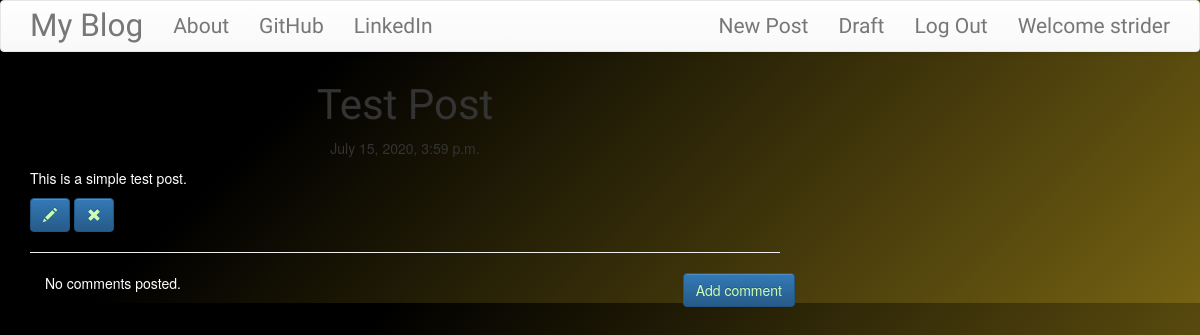
The app's page /post/1 (signed in) with its own data.
### blog/models.py (models this page shows, shortened)
class Post(models.Model):
    author = models.ForeignKey('auth.User', on_delete=models.CASCADE)
    title = models.CharField(max_length=200)
    text = models.TextField()
    created_date = models.TimeField(default=timezone.now)
    published_date = models.DateTimeField(blank=True,null=True)

### blog/views.py (the view)
# urls.py: url(r'^post/(?P<pk>\d+)$', views.PostDetailView.as_view(), name='post_detail'),
class PostDetailView(DetailView):
    model = Post

### blog/templates/blog/post_detail.html
{% extends 'blog/base.html' %}
{% block content %}
        <h1 class='posttitle loader'>{{ post.title }}</h1>
        {% if post.published_date %}
            <div class="date postdate">
                {{ post.published_date }}
            </div>
        {% else %}
            <a class="btn btn-default" href="{% url 'post_publish' pk=post.pk %}">Publish</a>
        {% endif %}
      <p class='postcontent'>{{ post.text|safe|linebreaksbr }}</p>
      {% if user.is_authenticated %}
          <a class="btn btn-primary" href="{% url 'post_edit' pk=post.pk %}"><span class="glyphicon glyphicon-pencil"></span></a>
          <a class="btn btn-primary" href="{% url 'post_remove' pk=post.pk %}"><span class="glyphicon glyphicon-remove"></span></a>
      {% endif %}
  <hr>
  <a class="btn btn-primary btn-comment" href="{% url 'add_comment_to_post' pk=post.pk %}">Add comment</a>
  <div class="container">
  {% for comment in post.comments.all %}
  <br>
      {% if user.is_authenticated or comment.approved_comment %}
              {{ comment.created_date }}
              {% if not comment.approved_comment %}
                  <a class="btn btn-default" href="{% url 'comment_remove' pk=comment.pk %}"><span class="glyphicon glyphicon-remove"></span></a>
                  <a class="btn btn-default" href="{% url 'comment_approve' pk=comment.pk %}"><span class="glyphicon glyphicon-ok"></span></a>
              {% endif %}
          <p>{{ comment.text|safe|linebreaks }}</p>
          <p>Posted by: <strong>{{ comment.author }}</strong></p>
      {% endif %}
  {% empty %}
      <p>No comments posted.</p>
  {% endfor %}
</div>
{% endblock %}

### blog/templates/blog/base.html (shortened to what this page needs)
<!DOCTYPE html>
{% load static %}
<html lang="en" dir="ltr">
  <head>
    <link rel="stylesheet" href="https://maxcdn.bootstrapcdn.com/bootstrap/3.3.7/css/bootstrap.min.css">
    <link rel="stylesheet" href="https://maxcdn.bootstrapcdn.com/bootstrap/3.3.7/css/bootstrap-theme.min.css">
    <link rel="stylesheet" href="//cdn.jsdelivr.net/npm/medium-editor@latest/dist/css/medium-editor.min.css" type="text/css" media="screen" charset="utf-8">
    <link rel="stylesheet" href="{% static 'css/blog.css' %}">
  </head>
  <body>
    <div class="grad">
    <nav class="navbar navbar-default techfonts custom-navbar">
      <div class="container">
        <ul class="nav navbar-nav">
          <li><a class="navbar-brand bigbrand" href="{% url 'post_list' %}">My Blog</a></li>
          <li><a href="{% url 'about' %}">About</a></li>
          <li><a href="https://www.github.com/strider187">GitHub</a></li>
          <li><a href="https://www.linkedin.com/in/strider187">LinkedIn</a></li>
        </ul>
        <ul class="nav navbar-nav navbar-right">
          {% if user.is_authenticated %}
            <li>
              <a href="{% url 'post_new' %}">New Post</a>
            </li>
            <li>
              <a href="{% url 'post_draft_list' %}">Draft</a>
            </li>
            <li>
              <a href="{% url 'logout' %}">Log Out</a>
            </li>
            <li>
              <a>Welcome {{ user.username }}</a>
            </li>
          {% else %}
          <li>
            <a href="{% url 'login' %}"><span class="glyphicon glyphicon-user"></span></a>
          </li>
          {% endif %}
        </ul>
      </div>
    </nav>
    <div class="content container">
      <div class="row">
        <div class="col-md-8">
          <div class="blog_posts">
            {% block content %}
            {% endblock %}
          </div>
        </div>
      </div>
    </div>
    </div>
  </body>
</html>

### blog/static/css/blog.css (style rules this page uses)
a:link { color: #ccffb3; }
p { color: white; }
body { background-color: #756213; background-image: linear-gradient(315deg, #756213 0%, #000000 74%); }
.techfonts { font-family: 'Merienda One', sans-serif; font-size: 1.5em; margin-bottom: 10px; }
.bigbrand { font-size: 1.5em; }
.postdate { text-align: center; }
.posttitle { font-family: 'Merienda One', cursive; font-size: 3em; text-align: center; }
.postcontent { font-family: 'Parisienne', sans-serif; font-size: 1.5em; }
.btn-comment { position: absolute; right: 0px; }
.loader { filter:hue-rotate(0deg); color:linear-gradient(45deg,#0f8,#08f); animation:hue 10000ms infinite linear; }

### records on screen
Post: title "Test Post", published_date "July 15, 2020, 3:59 p.m.", text "This is a simple test post."

### other values on screen
{{ user.username }} "strider"
